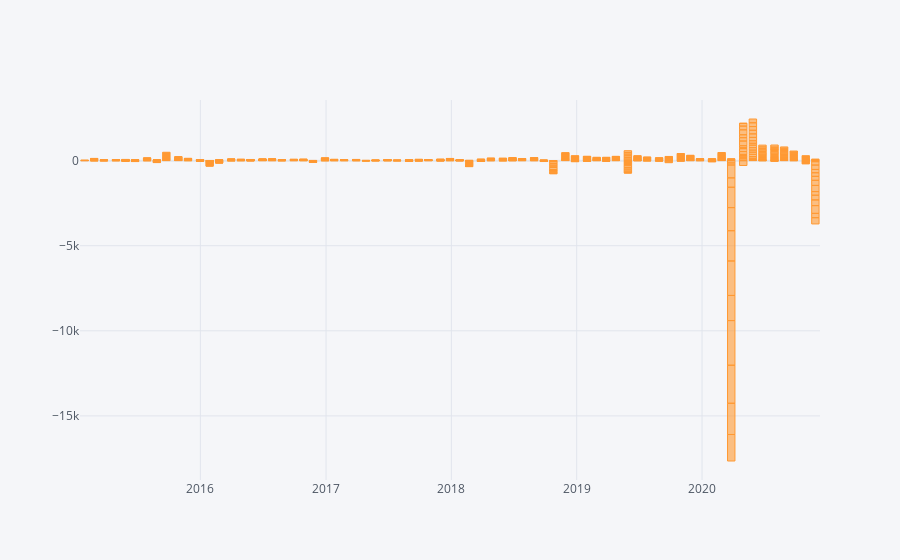

Notebook source saved alongside this figure:
### Code cell
Table5.iplot(y='P&L',x='expiry',kind='bar')

### Figure 1 — Plotly figure (JSON) as saved in the notebook; plotly's stock layout.template omitted (floating-point values rounded to 4 significant figures; data arrays with more than 128 entries replaced by an {"elided": "..."} marker saying what was removed)
{"data": [{"marker": {"color": "rgba(255, 153, 51, 0.6)", "line": {"color": "rgba(255, 153, 51, 1.0)", "width": 1}}, "name": "P&L", "orientation": "v", "text": "", "type": "bar", "x": {"elided": "1328 str values"}, "y": {"elided": "1328 mixed values"}}], "layout": {"legend": {"bgcolor": "#F5F6F9", "font": {"color": "#4D5663"}}, "paper_bgcolor": "#F5F6F9", "plot_bgcolor": "#F5F6F9", "title": {"font": {"color": "#4D5663"}}, "xaxis": {"gridcolor": "#E1E5ED", "showgrid": true, "tickfont": {"color": "#4D5663"}, "title": {"font": {"color": "#4D5663"}, "text": ""}, "zerolinecolor": "#E1E5ED"}, "yaxis": {"gridcolor": "#E1E5ED", "showgrid": true, "tickfont": {"color": "#4D5663"}, "title": {"font": {"color": "#4D5663"}, "text": ""}, "zerolinecolor": "#E1E5ED"}}}
